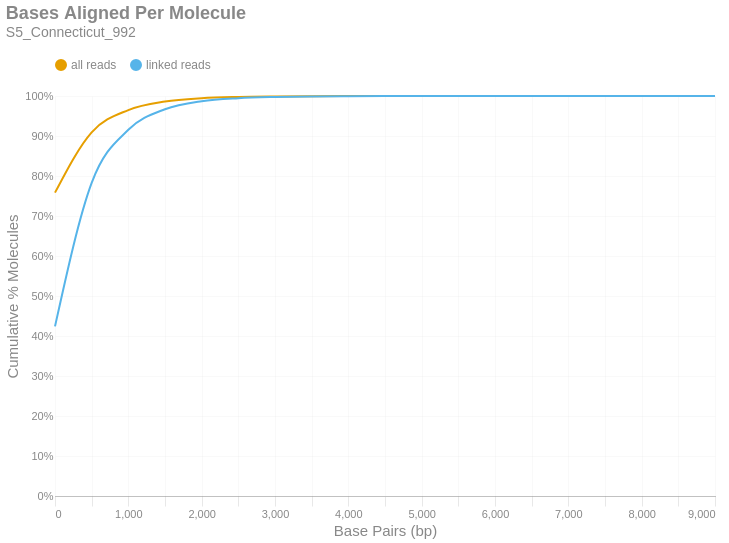

The notebook cell saved with this chart:
### Markdown cell above
### Bases Aligned Per Molecule
This is a cumulative frequency distribution showing the number of base pairs aligned per unique molecule. These data are shown in 500 bp bins. There are two distributions: one with `all reads` (yellow) and another with only `linked reads` (blue). The percent of molecules in the `linked reads` distribution is relative to the total number of linked molecules.

### Code cell
if SKIPLR:
    print_html(f"Skipped")
else:
    binned_df = consolidated_hist(valids['aligned_bp'], mask, 500, True)
    with SafeRender(binned_df):
        (
            density_plot(binned_df, 'Bases Aligned Per Molecule', samplename, 'basesper')
            .encode(
                x=alt.X('bin:Q', title="Base Pairs (bp)").axis(tickMinStep=500).scale(padding=0),
                y=alt.Y('value:Q', title='Cumulative % Molecules')
                    .axis(format='%')
                    .scale(domain = [0,1])
                    .stack(False),
                color=alt.Color("key:N").scale(domain = ["all reads", "linked reads"]),
                tooltip = [
                    alt.Tooltip("key:N", title = "Data Type"),
                    alt.Tooltip("range_label:N", title="Bases Aligned Per Molecule"),
                    alt.Tooltip("value:Q", format = ".2%", title="% Molecules (Cum.)")
                ]
            )
        ).display()

### Figure 1 — Vega-Lite specification as saved in the notebook (floating-point values rounded to 4 significant figures)
{"width": "container", "height": 400, "config": {"title": {"anchor": "start", "dy": -15, "fontSize": 18, "color": "#888888", "subtitleColor": "#888888", "subtitleFontSize": 14}, "arc": {"fill": "#0072B2"}, "axis": {"domainColor": "#888888", "domainWidth": 0.5, "gridWidth": 0.2, "grid": false, "titleFontWeight": 400, "titleFontSize": 15, "labelFontSize": 11, "labelColor": "#888888", "tickColor": "#888888", "tickWidth": 0.2, "titleColor": "#888888"}, "axisBand": {"grid": false}, "axisX": {"grid": true, "tickSize": 10, "domainCap": "round"}, "axisY": {"domain": false, "grid": true, "tickSize": 0, "domainCap": "round"}, "background": "transparent", "header": {"labelFontSize": 15, "labelColor": "#888888", "titleFontSize": 15, "titleFontWeight": 600, "titleColor": "#888888"}, "legend": {"labelFont": "sans-serif", "labelFontSize": 12, "labelColor": "#888888", "symbolSize": 100, "symbolType": "circle", "titleFontSize": 12, "titlePadding": 10, "titleColor": "#888888", "title": null, "orient": "top"}, "range": {"category": ["#E69F00", "#56B4E9", "#009E73", "#F0E442", "#0072B2", "#D55E00", "#CC79A7", "#000000"], "diverging": ["#cfe8f3", "#a2d4ec", "#73bfe2", "#46abdb", "#1696d2", "#12719e"]}, "area": {"fill": "#0072B2", "fillOpacity": 0.7, "line": true, "strokeOpacity": 0.7}, "line": {"color": "#0072B2", "stroke": "#0072B2", "strokeWidth": 2}, "trail": {"color": "#0072B2", "stroke": "#0072B2", "strokeWidth": 0, "size": 1}, "point": {"filled": true, "fillOpacity": 1.0, "size": 95}, "text": {"color": "#888888", "fontSize": 11, "align": "right", "fontWeight": 400, "size": 11}, "bar": {"fill": "#0072B2", "stroke": null}, "view": {"stroke": null, "continuousWidth": 660, "continuousHeight": 400}}, "data": {"name": "data-1f21903b96f3b3ca1d73c1b154a68b24"}, "mark": {"type": "line", "interpolate": "monotone", "point": {"opacity": 0, "size": 275}}, "encoding": {"color": {"field": "key", "scale": {"domain": ["all reads", "linked reads"]}, "type": "nominal"}, "tooltip": [{"field": "key", "title": "Data Type", "type": "nominal"}, {"field": "range_label", "title": "Bases Aligned Per Molecule", "type": "nominal"}, {"field": "value", "format": ".2%", "title": "% Molecules (Cum.)", "type": "quantitative"}], "x": {"axis": {"tickMinStep": 500}, "field": "bin", "scale": {"padding": 0}, "title": "Base Pairs (bp)", "type": "quantitative"}, "y": {"axis": {"format": "%"}, "field": "value", "scale": {"domain": [0, 1]}, "stack": false, "title": "Cumulative % Molecules", "type": "quantitative"}}, "params": [{"name": "param_c36ac31b6afebe62", "select": {"type": "point", "fields": ["key"]}, "bind": "legend"}], "title": {"text": "Bases Aligned Per Molecule", "subtitle": "S5_Connecticut_992"}, "transform": [{"fold": ["all reads (cumsum)", "linked reads (cumsum)"]}, {"calculate": "replace(datum.key, ' (cumsum)', '')", "as": "key"}, {"filter": {"param": "param_c36ac31b6afebe62"}}], "usermeta": {"embedOptions": {"downloadFileName": "S5_Connecticut_992.basesper"}}, "$schema": "https://vega.github.io/schema/vega-lite/v6.1.0.json", "datasets": {"data-1f21903b96f3b3ca1d73c1b154a68b24": [{"bin": "0.0", "interval": "0.0-500.0", "all reads": 0.7584, "linked reads": 0.424, "all reads (cumsum)": 0.7584, "linked reads (cumsum)": 0.424, "range_label": "0-499"}, {"bin": "500.0", "interval": "500.0-1000.0", "all reads": 0.1508, "linked reads": 0.3589, "all reads (cumsum)": 0.9093, "linked reads (cumsum)": 0.7829, "range_label": "500-999"}, {"bin": "1000.0", "interval": "1000.0-1500.0", "all reads": 0.05549, "linked reads": 0.1327, "all reads (cumsum)": 0.9647, "linked reads (cumsum)": 0.9156, "range_label": "1000-1499"}, {"bin": "1500.0", "interval": "1500.0-2000.0", "all reads": 0.0214, "linked reads": 0.05122, "all reads (cumsum)": 0.9861, "linked reads (cumsum)": 0.9668, "range_label": "1500-1999"}, {"bin": "2000.0", "interval": "2000.0-2500.0", "all reads": 0.008431, "linked reads": 0.02017, "all reads (cumsum)": 0.9946, "linked reads (cumsum)": 0.987, "range_label": "2000-2499"}, {"bin": "2500.0", "interval": "2500.0-3000.0", "all reads": 0.003134, "linked reads": 0.0075, "all reads (cumsum)": 0.9977, "linked reads (cumsum)": 0.9945, "range_label": "2500-2999"}, {"bin": "3000.0", "interval": "3000.0-3500.0", "all reads": 0.001271, "linked reads": 0.003042, "all reads (cumsum)": 0.999, "linked reads (cumsum)": 0.9976, "range_label": "3000-3499"}, {"bin": "3500.0", "interval": "3500.0-4000.0", "all reads": 0.0005804, "linked reads": 0.001389, "all reads (cumsum)": 0.9996, "linked reads (cumsum)": 0.999, "range_label": "3500-3999"}, {"bin": "4000.0", "interval": "4000.0-4500.0", "all reads": 0.0002415, "linked reads": 0.0005779, "all reads (cumsum)": 0.9998, "linked reads (cumsum)": 0.9995, "range_label": "4000-4499"}, {"bin": "4500.0", "interval": "4500.0-5000.0", "all reads": 0.0001095, "linked reads": 0.000262, "all reads (cumsum)": 0.9999, "linked reads (cumsum)": 0.9998, "range_label": "4500-4999"}, {"bin": "5000.0", "interval": "5000.0-5500.0", "all reads": 4.425e-05, "linked reads": 0.0001059, "all reads (cumsum)": 1.0, "linked reads (cumsum)": 0.9999, "range_label": "5000-5499"}, {"bin": "5500.0", "interval": "5500.0-6000.0", "all reads": 2.378e-05, "linked reads": 5.691e-05, "all reads (cumsum)": 1.0, "linked reads (cumsum)": 1.0, "range_label": "5500-5999"}, {"bin": "6000.0", "interval": "6000.0-6500.0", "all reads": 7.927e-06, "linked reads": 1.897e-05, "all reads (cumsum)": 1.0, "linked reads (cumsum)": 1.0, "range_label": "6000-6499"}, {"bin": "6500.0", "interval": "6500.0-7000.0", "all reads": 5.531e-06, "linked reads": 1.323e-05, "all reads (cumsum)": 1.0, "linked reads (cumsum)": 1.0, "range_label": "6500-6999"}, {"bin": "7000.0", "interval": "7000.0-7500.0", "all reads": 3.134e-06, "linked reads": 7.5e-06, "all reads (cumsum)": 1.0, "linked reads (cumsum)": 1.0, "range_label": "7000-7499"}, {"bin": "7500.0", "interval": "7500.0-8000.0", "all reads": 9.218e-07, "linked reads": 2.206e-06, "all reads (cumsum)": 1.0, "linked reads (cumsum)": 1.0, "range_label": "7500-7999"}, {"bin": "8000.0", "interval": "8000.0-8500.0", "all reads": 3.687e-07, "linked reads": 8.823e-07, "all reads (cumsum)": 1.0, "linked reads (cumsum)": 1.0, "range_label": "8000-8499"}, {"bin": "8500.0", "interval": "8500.0-9000.0", "all reads": 7.374e-07, "linked reads": 1.765e-06, "all reads (cumsum)": 1.0, "linked reads (cumsum)": 1.0, "range_label": "8500-8999"}, {"bin": "9000.0", "interval": "9000.0-9500.0", "all reads": 1.844e-07, "linked reads": 4.412e-07, "all reads (cumsum)": 1.0, "linked reads (cumsum)": 1.0, "range_label": "9000-9499"}]}}
